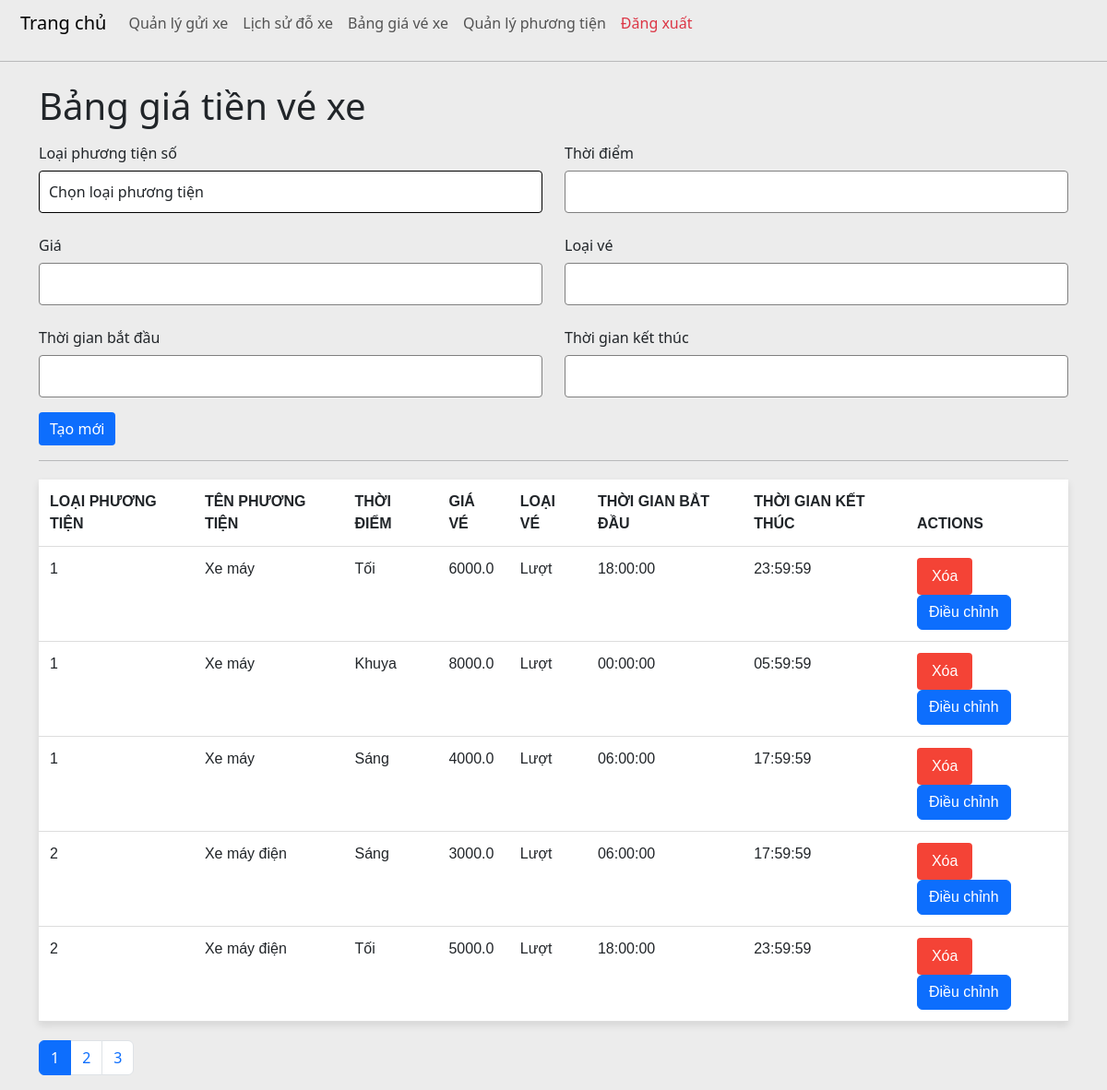
The page /price_convention (signed in) on the database its author committed.
### tables this page shows
CREATE TABLE PriceConvention (
            ID INTEGER PRIMARY KEY AUTOINCREMENT,
            VehicleTypeID INTEGER NOT NULL,
            Time TEXT NOT NULL,
            Price REAL NOT NULL,
            TicketType TEXT NOT NULL,
            StartTime TEXT NOT NULL,
            EndTime TEXT NOT NULL,
            FOREIGN KEY (VehicleTypeID) REFERENCES VehicleType(ID)
        );

CREATE TABLE VehicleType (
            ID INTEGER PRIMARY KEY AUTOINCREMENT,
            Name TEXT NOT NULL
        );

### app.py (the view)
@app.route('/price_convention', methods=['GET'])
@login_required
def get_all_price_conventions():
    try:
        page = request.args.get('page', 1, type=int)
        per_page = 5  # Số lượng bản ghi trên mỗi trang
        start = (page - 1) * per_page
        end = start + per_page
        with sqlite3.connect("parking.db") as conn:
            conn.row_factory = sqlite3.Row
            cursor = conn.cursor()
            cursor.execute('''
                SELECT PriceConvention.*, VehicleType.Name AS VehicleTypeName
                FROM PriceConvention
                JOIN VehicleType ON PriceConvention.VehicleTypeID = VehicleType.ID
                ORDER BY VehicleTypeID ASC

            ''')
            rows = cursor.fetchall()
            total_items = len(rows)
            total_pages = (total_items + per_page - 1) // per_page
            data = [dict(row) for row in rows[start:end]]
            cursor.execute('SELECT ID, Name FROM VehicleType')
            vehicle_types = cursor.fetchall()  # Lấy tất cả (ID, Name)
        return render_template(
            'price_convention.html',
            price_conventions=data,
            vehicle_types=vehicle_types,
            current_page=page,
            total_pages=total_pages,
            title="Bảng giá vé xe"
        )
    except Exception as e:
        return render_template('price_convention.html', error=str(e), title="Bảng giá vé xe")

### app.py (called while the page is built)
@app.after_request
def disable_caching(response):
    response.headers['Cache-Control'] = 'no-store'
    return response

### config.py (called while the page is built)
def login_required(f):
    @wraps(f)
    def decorated_function(*args, **kwargs):
        if 'username' not in session:  # Kiểm tra trạng thái đăng nhập
            return redirect(url_for('login'))  # Chuyển hướng đến trang đăng nhập
        return f(*args, **kwargs)  # Cho phép truy cập endpoint nếu đã đăng nhập
    return decorated_function

### templates/price_convention.html (shortened to what this page needs)
{% extends "base.html" %}
{% block content %}
<h1>Bảng giá tiền vé xe</h1>
<form method="POST" action="/price_convention">
    <div class="mb-3 row">
        <label for="vehicleTypeID" class="col-sm-6 col-form-label">Loại phương tiện số</label>
        <label for="time" class="col-sm-6 col-form-label">Thời điểm</label>
        <div class="col-sm-6">
            <select class="form-control" id="vehicleTypeID" name="VehicleTypeID" required>
                <option value="" disabled selected>Chọn loại phương tiện</option>
            </select>
        </div>
        <div class="col-sm-6">
            <input type="text" class="form-control" id="time" name="Time" required>
        </div>
    </div>
    <div class="mb-3 row">
        <label for="price" class="col-sm-6 col-form-label">Giá </label>
        <label for="ticketType" class="col-sm-6 col-form-label">Loại vé</label>
        <div class="col-sm-6">
            <input type="number" class="form-control" id="price" name="Price" required>
        </div>
        <div class="col-sm-6">
            <input type="text" class="form-control" id="ticketType" name="TicketType" required>
        </div>
    </div>
    <div class="mb-3 row">
        <label for="startTime" class="col-sm-6 col-form-label">Thời gian bắt đầu</label>
        <label for="endTime" class="col-sm-6 col-form-label">Thời gian kết thúc</label>
        <div class="col-sm-6">
            <input type="text" class="form-control" id="startTime" name="StartTime" required>
        </div>
        <div class="col-sm-6">
            <input type="text" class="form-control" id="endTime" name="EndTime" required>
        </div>
    </div>
    <button type="submit" class="btn btn-primary">Tạo mới</button>
</form>
<hr>
<table class="table">
    <thead>
        <tr>
            <th>Loại phương tiện</th>
            <th>Tên phương tiện</th>
            <th>Thời điểm</th>
            <th>Giá vé</th>
            <th>Loại vé</th>
            <th>Thời gian bắt đầu</th>
            <th>Thời gian kết thúc</th>
            <th>Actions</th>
        </tr>
    </thead>
    <tbody>
        {% for item in price_conventions %}
        <tr>
            <td>{{ item.VehicleTypeID }}</td>
            <td>{{ item.VehicleTypeName }}</td>
            <td>{{ item.Time }}</td>
            <td>{{ item.Price }}</td>
            <td>{{ item.TicketType }}</td>
            <td>{{ item.StartTime }}</td>
            <td>{{ item.EndTime }}</td>
            <td>
                <form method="POST" action="/price_convention/delete/{{ item.ID }}" class="d-inline">
                    <button type="submit" class="btn btn-danger delete-btn">Xóa</button>
                </form>
                <button
                    type="button"
                    class="btn btn-primary"
                    data-bs-toggle="modal"
                    data-bs-target="#editModal{{ item.ID }}">
                    Điều chỉnh
                </button>
            </td>
        </tr>
        {% endfor %}
    </tbody>
</table>
<nav>
    <ul class="pagination">
        {% for page in range(1, total_pages + 1) %}
        <li class="page-item {% if page == current_page %}active{% endif %}">
            <a class="page-link" href="/price_convention?page={{ page }}">{{ page }}</a>
        </li>
        {% endfor %}
    </ul>
</nav>
{% endblock %}

### templates/base.html (shortened to what this page needs)
<!DOCTYPE html>
<html lang="en">
<head>
    <link href="https://cdn.jsdelivr.net/npm/bootstrap@5.3.0-alpha1/dist/css/bootstrap.min.css" rel="stylesheet">
</head>
<body>
    <nav class="navbar navbar-expand-lg navbar-light bg-light">
        <div class="container-fluid">
            <a class="navbar-brand" id="parkingManagement" href="/">Trang chủ</a>
            <div class="collapse navbar-collapse">
                <ul class="navbar-nav">
                    <li class="nav-item active" id="add_parking_fee"><a class="nav-link" href="/actual_parking_fee_processing">Quản lý gửi xe</a></li>
                    <li class="nav-item active" id="actual_parking_fee"><a class="nav-link" href="/actual_parking_fee">Lịch sử đỗ xe</a></li>
                    <li class="nav-item active" id="price_convention"><a class="nav-link" href="/price_convention">Bảng giá vé xe</a></li>
                    <li class="nav-item active" id="vehicle_type"><a class="nav-link" href="/vehicle_type">Quản lý phương tiện</a></li>
                    <li class="nav-item" id="logout">
                        <a class="nav-link text-danger" href="#" id="logoutLink">Đăng xuất</a>
                    </li>
                </ul>
            </div>
        </div>
    </nav>
    <hr></hr>
    <div class="container mt-4">
        {% block content %}{% endblock %}
    </div>
</body>
</html>

### templates/base.html (style rules this page uses)
.navbar { padding : 5px 10px; background-color: #ECECEC!important }
body { background-color: #ECECEC }
hr { height : 1px; background-color: black }
input { border: 1px solid gray!important }
select { border: 1px solid black!important }
.table { width: 100%; border-collapse: collapse; margin: 20px 0; font-family: Arial, sans-serif; box-shadow: 0 4px 8px rgba(0, 0, 0, 0.1); }
.table thead { background-color: gray; color: white; }
.table th, .table td { padding: 12px; text-align: left; border-bottom: 1px solid #ddd; }
.delete-btn { background-color: #f44336; color: white; border: none; padding: 8px 16px; cursor: pointer; border-radius: 4px; transition: background-color 0.3s ease; }
.table th { text-transform: uppercase; font-size: 16px; }
.table td { font-size: 16px; }
.table td form { display: inline-block; }
.form-control { padding: 10px; border-radius: 4px; border: 1px solid #ced4da; transition: border-color 0.3s ease; }
button[type="submit"] { color: white; border-radius: 4px; border: none; cursor: pointer; transition: background-color 0.3s ease; }

### rows shown on the page
PriceConvention: VehicleTypeID "1", VehicleTypeName "Xe máy", Time "Tối", Price "6000.0", TicketType "Lượt", StartTime "18:00:00", EndTime "23:59:59"
PriceConvention: VehicleTypeID "1", VehicleTypeName "Xe máy", Time "Khuya", Price "8000.0", TicketType "Lượt", StartTime "00:00:00", EndTime "05:59:59"
PriceConvention: VehicleTypeID "1", VehicleTypeName "Xe máy", Time "Sáng", Price "4000.0", TicketType "Lượt", StartTime "06:00:00", EndTime "17:59:59"
PriceConvention: VehicleTypeID "2", VehicleTypeName "Xe máy điện", Time "Sáng", Price "3000.0", TicketType "Lượt", StartTime "06:00:00", EndTime "17:59:59"
PriceConvention: VehicleTypeID "2", VehicleTypeName "Xe máy điện", Time "Tối", Price "5000.0", TicketType "Lượt", StartTime "18:00:00", EndTime "23:59:59"

### other values the page prints
{{ page }} "1" "2" "3"
